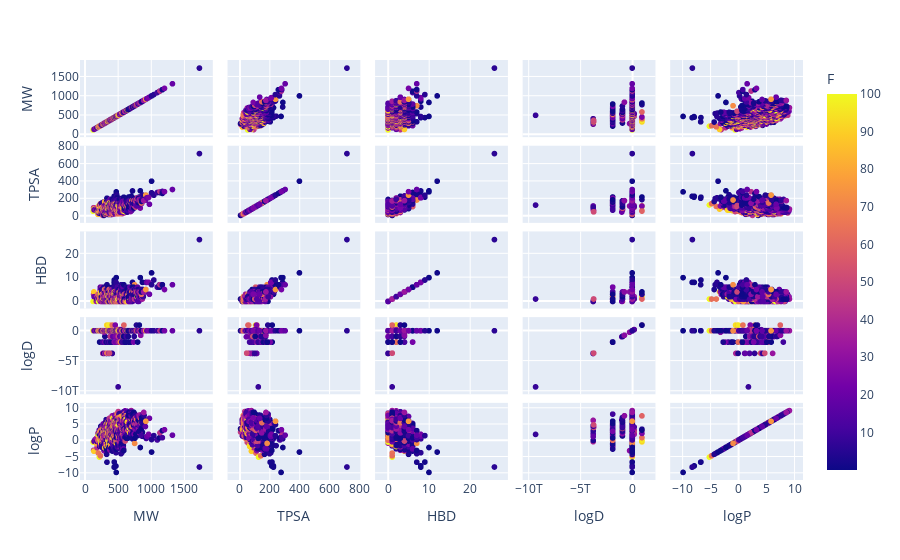

Notebook code for this chart:
### Code cell
fig = px.scatter_matrix(df,
    dimensions=["MW", "TPSA", "HBD", "logD", "logP"],
    color="F")
fig.show()

### Figure 1 — Plotly figure (JSON) as saved in the notebook; plotly's stock layout.template omitted (floating-point values rounded to 4 significant figures; data arrays with more than 128 entries replaced by an {"elided": "..."} marker saying what was removed)
{"data": [{"dimensions": [{"axis": {"matches": true}, "label": "MW", "values": {"elided": "6214 float values"}}, {"axis": {"matches": true}, "label": "TPSA", "values": {"elided": "6214 float values"}}, {"axis": {"matches": true}, "label": "HBD", "values": {"elided": "6214 int values"}}, {"axis": {"matches": true}, "label": "logD", "values": {"elided": "6214 float values"}}, {"axis": {"matches": true}, "label": "logP", "values": {"elided": "6214 float values"}}], "hovertemplate": "%{xaxis.title.text}=%{x}<br>%{yaxis.title.text}=%{y}<br>F=%{marker.color}<extra></extra>", "legendgroup": "", "marker": {"color": {"elided": "6214 float values"}, "coloraxis": "coloraxis", "symbol": "circle"}, "name": "", "showlegend": false, "type": "splom"}], "layout": {"coloraxis": {"colorbar": {"title": {"text": "F"}}, "colorscale": [[0, "#0d0887"], [0.1111, "#46039f"], [0.2222, "#7201a8"], [0.3333, "#9c179e"], [0.4444, "#bd3786"], [0.5556, "#d8576b"], [0.6667, "#ed7953"], [0.7778, "#fb9f3a"], [0.8889, "#fdca26"], [1, "#f0f921"]]}, "dragmode": "select", "legend": {"tracegroupgap": 0}, "margin": {"t": 60}}}
